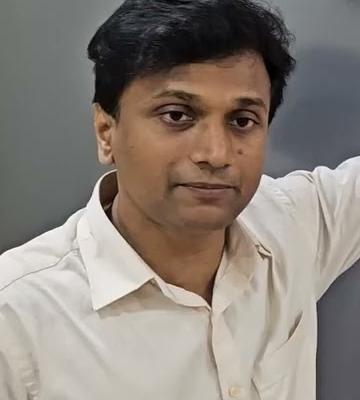
#> input picture assets/prashant_face_crop.jpg, 360 x 400 px
$ python record_prashant_physics_session.py
#> lines starting #> are read from the running program, lines starting #| are printed output that depends on the picture; after the words box and inside, x2 and y2 are one past the last pixel; in counts of white or black regions, pixels touching at a corner belong together
# /**
#  * @file        record_prashant_physics_session.py
#  * @project     PrathamOne Academy Coaching Institute Management System
#  * @module      00_PRODUCT_OVERVIEW
#  *
#  * @author      Jawahar R. Mallah
#  * @organization Smritisys & AITDL Networks
#  * @client      Prashant Academy Coaching Institute
#  * @copyright   Copyright (c) 2026 PrathamOne EduOS
#  * @license     Proprietary
#  *
#  * @version     1.0.0
#  * @created     2026-11-20
#  * @updated     2026-11-21
#  *
#  * @description 1080p EduBoard lecture recording for ICSE Class 10 Physics (Moment of Force & Torque) in Dean Prashant Tejam's authentic voice, style, expressions, real-time derivations, dual highlighters, and camera PiP.
#  */

import os
import sys
import math
import shutil
import subprocess
from pathlib import Path
from PIL import Image, ImageDraw, ImageFont
import imageio_ffmpeg

ROOT = Path(__file__).resolve().parents[1]
OUTPUT_DIR = ROOT / "docs" / "assets" / "commercial"
FRONTEND_MEDIA_DIR = ROOT / "frontend" / "public" / "media" / "commercial"
ARTIFACTS_DIR = Path(r"C:\Users\netma\.gemini\antigravity\brain\0d532662-f973-4d13-b3ec-a0c67bb58f2e")

OUTPUT_DIR.mkdir(parents=True, exist_ok=True)
FRONTEND_MEDIA_DIR.mkdir(parents=True, exist_ok=True)

FINAL_MP4_NAME = "PrashantAcademy_ICSE_Class10_Physics_Moment_Lecture_1080p.mp4"
FINAL_OUTPUT_MP4 = OUTPUT_DIR / FINAL_MP4_NAME
FRONTEND_OUTPUT_MP4 = FRONTEND_MEDIA_DIR / FINAL_MP4_NAME

AUDIO_WAV = ROOT / "assets" / "audio" / "physics_moment_generated_master.wav"
TEACHER_IMG_PATH = ROOT / "assets" / "prashant_face_crop.jpg"

WIDTH = 1920
HEIGHT = 1080
FPS = 30
TOTAL_DURATION = 100.94  # Exact master audio duration
TOTAL_FRAMES = int(TOTAL_DURATION * FPS)

# Typography fonts
FONT_REGULAR = "C:/Windows/Fonts/segoeui.ttf"
FONT_BOLD = "C:/Windows/Fonts/segoeuib.ttf"
FONT_SERIF_BOLD = "C:/Windows/Fonts/georgiab.ttf"
FONT_MONO_BOLD = "C:/Windows/Fonts/consola.ttf"

font_header_title = ImageFont.truetype(FONT_BOLD, 28)
font_header_sub = ImageFont.truetype(FONT_REGULAR, 19)
font_top_pill = ImageFont.truetype(FONT_BOLD, 14)
font_formula_title = ImageFont.truetype(FONT_BOLD, 22)
font_formula_math = ImageFont.truetype(FONT_BOLD, 22)
font_formula_code = ImageFont.truetype(FONT_MONO_BOLD, 21)
font_badge = ImageFont.truetype(FONT_BOLD, 16)
font_chalk_lg = ImageFont.truetype(FONT_BOLD, 30)
font_chalk_md = ImageFont.truetype(FONT_BOLD, 23)
font_chalk_sm = ImageFont.truetype(FONT_REGULAR, 20)
font_chalk_mono = ImageFont.truetype(FONT_MONO_BOLD, 22)
font_sig = ImageFont.truetype(FONT_BOLD, 22)

# Color Palette (Crisp emerald greenboard, high contrast chalks)
BG_GREEN = (15, 61, 43)             # Crisp clean emerald chalkboard (#0f3d2b)
BORDER_WOOD = (74, 44, 20)          # Rich mahogany border
BORDER_WOOD_LIGHT = (115, 75, 42)
CHALK_WHITE = (250, 252, 250)       # Fresh white chalk
CHALK_YELLOW = (255, 230, 110)      # Warm buttercup chalk
CHALK_CYAN = (130, 225, 240)        # Electric sky chalk
CHALK_PINK = (255, 165, 195)        # Soft coral chalk
CHALK_GREEN = (140, 240, 175)       # Mint green chalk
CHALK_GRAY = (180, 200, 190)        # Muted explanation text
ACCENT_GOLD = (255, 204, 0)
ACCENT_GREEN = (34, 197, 94)

def load_teacher_pip():
    """Prepare circular webcam PiP of Dean Prashant Tejam."""
    if TEACHER_IMG_PATH.exists():
        img = Image.open(TEACHER_IMG_PATH).convert("RGBA")
        img = img.resize((150, 150), Image.Resampling.LANCZOS)
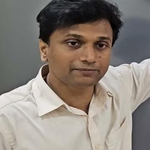
#> img: PIL image 150x150 RGBA; mean R, G, B, A 138.4, 129.4, 121.6, 255
        mask = Image.new("L", (150, 150), 0)
#> mask: PIL image 150x150 L; every value is 0
        draw = ImageDraw.Draw(mask)
        draw.ellipse((0, 0, 150, 150), fill=255)
        img.putalpha(mask)
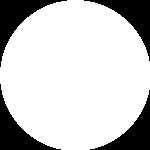
#> mask: PIL image 150x150 L; 79.3% white; 4 black regions, box (x1, y1, x2, y2) and area: (0, 0, 67, 67) 1230, (84, 0, 150, 61) 1163, (0, 84, 61, 150) 1163, (90, 90, 150, 150) 1097
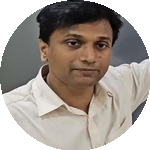
#> img: PIL image 150x150 RGBA; mean R, G, B, A 138.4, 129.4, 121.6, 202.3; transparent parts drawn white
        return img
    return None

teacher_pip_img = load_teacher_pip()

# [197 lines left out: functions draw_board_base, draw_teacher_pip, render_frame, not called in this run]

def main():
    print("=" * 70)
    print("  PRASHANT ACADEMY — GENERATING NEW ICSE CLASS 10 PHYSICS LECTURE")
    print("=" * 70)
    print(f"Target Output: {FINAL_OUTPUT_MP4}")
    print(f"Audio Source:  {AUDIO_WAV}")
    print(f"Total Duration: {TOTAL_DURATION:.2f}s ({TOTAL_DURATION/60:.2f} mins) | Frames: {TOTAL_FRAMES} @ {FPS} FPS")

    if not AUDIO_WAV.exists():
        print(f"ERROR: Audio file not found at {AUDIO_WAV}")
#> (the run stopped early here; a loop or call above may not have finished)

$ run again, with assets/prashant_video_thumb_hq.jpg copied over assets/prashant_face_crop.jpg
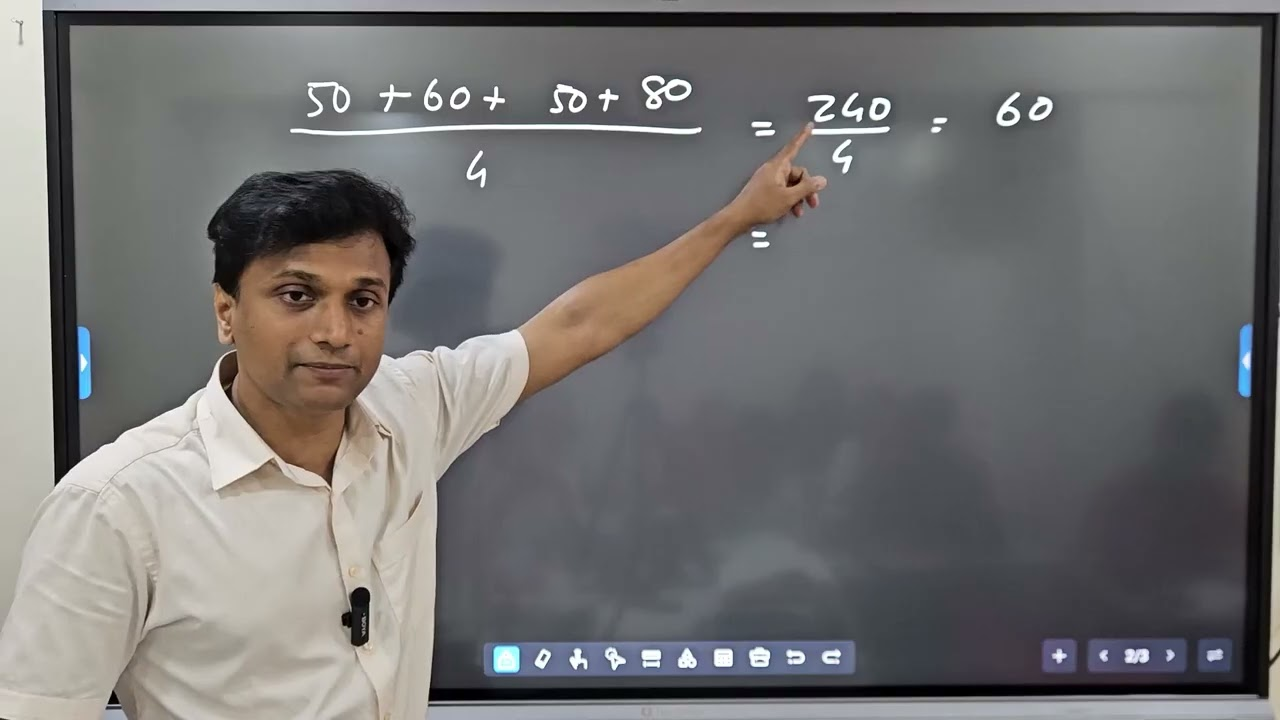
#> input picture assets/prashant_video_thumb_hq.jpg, 1280 x 720 px
#> in load_teacher_pip, `img = img.resize((150, 150), Image.Resampling.LANCZOS)`:
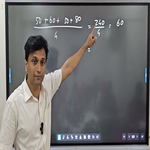
#> img: PIL image 150x150 RGBA; mean R, G, B, A 115.2, 114.3, 114, 255
#> in load_teacher_pip, `img.putalpha(mask)`:
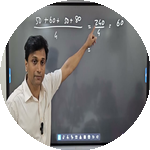
#> img: PIL image 150x150 RGBA; mean R, G, B, A 115.2, 114.3, 114, 202.3; transparent parts drawn white
